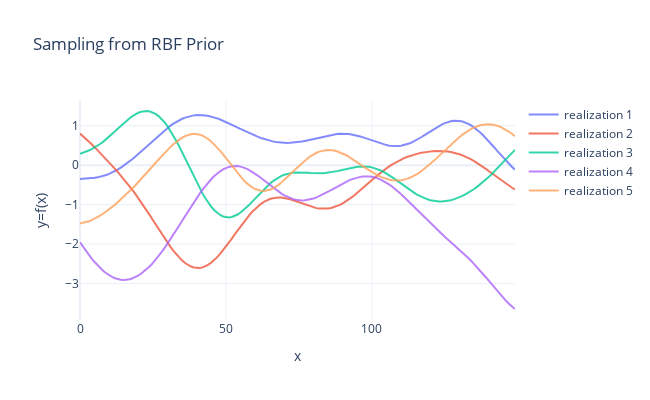

Notebook cell for this chart:
### Code cell
fig = go.Figure()
for i,y in enumerate(ys):
    fig.add_trace(go.Scatter(y=y, mode='lines', name=f'realization {i+1}', opacity=0.8))
fig.update_layout(autosize=False, width=650, height=400,
    xaxis_title="x", yaxis_title="y=f(x)", title='Sampling from RBF Prior')
fig.show()

### Figure 1 — Plotly figure (JSON) as saved in the notebook; plotly's stock layout.template omitted (floating-point values rounded to 4 significant figures; data arrays with more than 128 entries replaced by an {"elided": "..."} marker saying what was removed)
{"data": [{"mode": "lines", "name": "realization 1", "opacity": 0.8, "type": "scatter", "y": {"elided": "150 float values"}}, {"mode": "lines", "name": "realization 2", "opacity": 0.8, "type": "scatter", "y": {"elided": "150 float values"}}, {"mode": "lines", "name": "realization 3", "opacity": 0.8, "type": "scatter", "y": {"elided": "150 float values"}}, {"mode": "lines", "name": "realization 4", "opacity": 0.8, "type": "scatter", "y": {"elided": "150 float values"}}, {"mode": "lines", "name": "realization 5", "opacity": 0.8, "type": "scatter", "y": {"elided": "150 float values"}}], "layout": {"autosize": false, "height": 400, "title": {"text": "Sampling from RBF Prior"}, "width": 650, "xaxis": {"autorange": true, "range": [0, 149], "title": {"text": "x"}}, "yaxis": {"autorange": true, "range": [-3.925, 1.653], "title": {"text": "y=f(x)"}, "type": "linear"}}}
